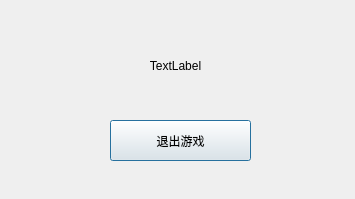
<?xml version="1.0" encoding="UTF-8"?>
<ui version="4.0">
 <class>Gameover_Menu</class>
 <widget class="QDialog" name="Gameover_Menu">
  <property name="geometry">
   <rect>
    <x>0</x>
    <y>0</y>
    <width>355</width>
    <height>199</height>
   </rect>
  </property>
  <property name="windowTitle">
   <string>Dialog</string>
  </property>
  <widget class="QPushButton" name="pushButton_confirm">
   <property name="geometry">
    <rect>
     <x>110</x>
     <y>120</y>
     <width>141</width>
     <height>41</height>
    </rect>
   </property>
   <property name="text">
    <string>退出游戏</string>
   </property>
  </widget>
  <widget class="QLabel" name="label">
   <property name="geometry">
    <rect>
     <x>90</x>
     <y>50</y>
     <width>171</width>
     <height>31</height>
    </rect>
   </property>
   <property name="text">
    <string>TextLabel</string>
   </property>
   <property name="alignment">
    <set>Qt::AlignCenter</set>
   </property>
  </widget>
 </widget>
 <resources/>
 <connections>
  <connection>
   <sender>pushButton_confirm</sender>
   <signal>clicked()</signal>
   <receiver>Gameover_Menu</receiver>
   <slot>accept()</slot>
   <hints>
    <hint type="sourcelabel">
     <x>148</x>
     <y>151</y>
    </hint>
    <hint type="destinationlabel">
     <x>85</x>
     <y>67</y>
    </hint>
   </hints>
  </connection>
 </connections>
</ui>
